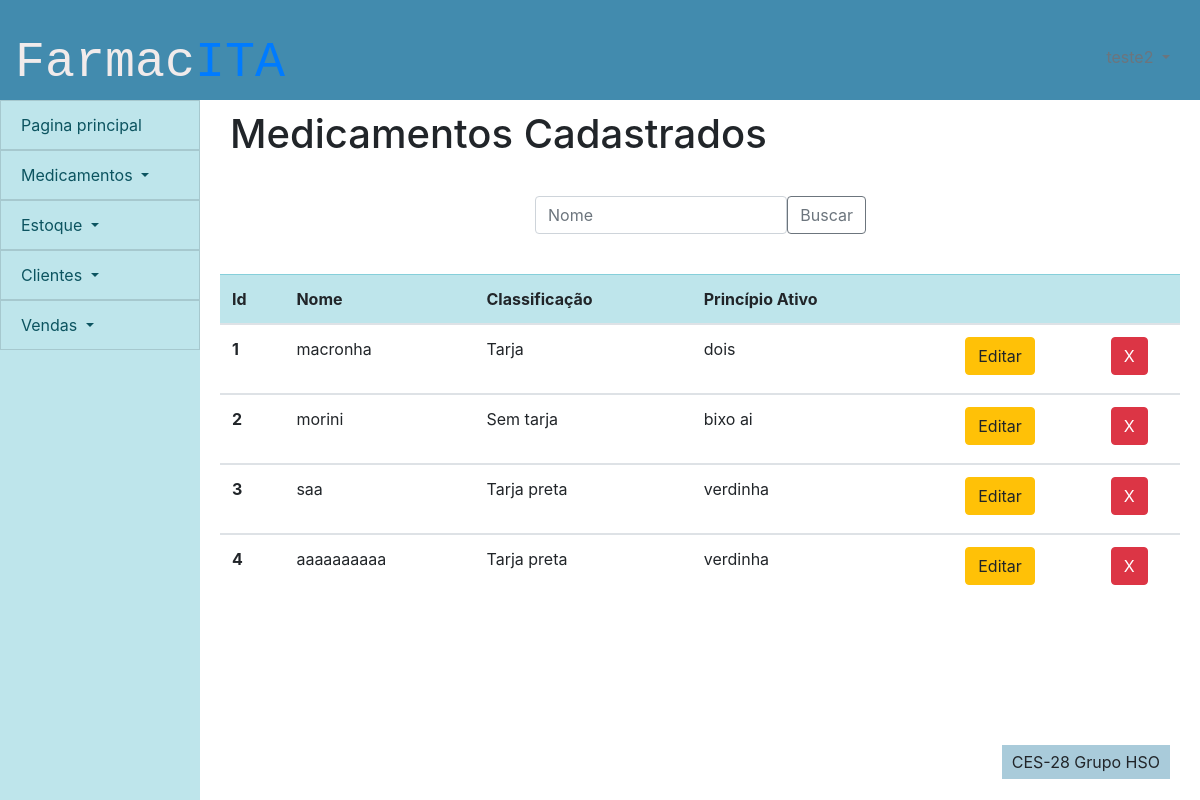
Screenshot of /cadastro_medicamentos/editar_medicamento (signed in) with the database file from the repository.
### cadastro_medicamentos/models.py (models this page shows, shortened)
class medicamento(models.Model):
    id_medicamento = models.AutoField(primary_key=True)
    nome_medicamento = models.CharField(max_length=100)
    classificacao = models.CharField(max_length=100, default='Sem tarja')
    principio_ativo = models.CharField(max_length=100)
    excluido = models.BooleanField(default=False)

### cadastro_medicamentos/views.py (the view, shortened to what this page needs)
# urls.py: path('editar_medicamento',views.editar_medicamento, name = 'editar_medicamento'),
def editar_medicamento(request):
    sucesso=False
    cargo = funcionario.objects.get(user=request.user).cargo
    lista = medicamento.objects.all()
    editar = False
    busca = request.GET.get('buscamedic')
    if busca:
        editar = False
        lista = medicamento.objects.filter(nome_medicamento__icontains = busca)
    delete = request.GET.get('delete')
    if delete:
        teste = medicamento.objects.filter(id_medicamento = delete)
        teste.update(excluido = True)
    editando = request.GET.get('edit')
    if editando:
        editar = True
        lista = medicamento.objects.filter(id_medicamento = editando)
    principiosativos = principio_ativo.objects.all()
    droga_list = list()
    for i in principiosativos:
        droga_list.append(i.nome_principio_ativo)
    return render(request,'medicamento/editar_medicamento.html',
    {'lista':lista,
    'editar':editar,
    "droga":droga_list,
    "sucesso":sucesso,
    'cargo':cargo}
    )

### frontend/medicamento/editar_medicamento.html (shortened to what this page needs)
{% extends 'template/padrao.html' %}
{%block titulo-conteudo %}
Medicamentos Cadastrados
{% endblock %}
{% load static %}
{% block content %}
<div>
    <div class="row formulario">
        <div class="col-sm-12">
            <div>
                <form method="GET">
                    <div class="input-group-prepend">
                        <input type="text" class="form-control" placeholder="Nome" name="buscamedic" id="buscamedic">
                    <button class="btn btn-outline-secondary" type="submit" id="button-addon1">Buscar</button>
                    </div>
                    </form>
            </div>
        </div>
    </div>
    <div class="tabela">
        <table class="table table-hover">
            <thead class="table-info">
                <tr>
                    <th scope="col">Id</th>
                    <th scope="col">Nome</th>
                    <th scope="col">Classificação</th>
                    <th scope="col">Princípio Ativo</th>
                    <th></th>
                    <th></th>
                </tr>
            </thead>
            {% for i in lista %}
            {% if not i.excluido  %}
            <tbody>
                <tr class={{i.id_medicamento}}>
                    <th scope="row">{{i.id_medicamento}}</th>
                    <td class = "nome">{{i.nome_medicamento}}</td>
                    <td class = "classificacao">{{i.classificacao}}</td>
                    <td class = "principio">{{i.principio_ativo}}</td>
                    <td>
                        <form class= "centro">
                            <button value = {{i.id_medicamento}} name = 'edit' class="btn btn-warning"  type = "submit" >Editar</button>
                        </form>
                    </td>
                    <td>
                        <form class= "centro">
                            <button  value = {{i.id_medicamento}} name = 'delete' class="btn btn-danger botao" type = "submit">X</button>
                        </form>
                    </td>
                </tr>
            </tbody>
            {% endif %}
            {% endfor %}
        </table>
    </div>
</div>
{% endblock %}

### static/_css/style.css (style rules this page uses)
:root { --bdazzled-blue: #3d5a80ff; --pale-cerulean: #98c1d9ff; --light-cyan: rgb(240, 254, 255); --burnt-sienna: #6BA368; --gunmetal: #515B3A; --header-height:100px; --menu-width:200px; --footer-height:100px; --form-width:400px; --table-width: 1000px; }
.formulario { width: var(--form-width); margin: 0 auto ; padding: 20px; }
.tabela { width: var(--table-width); padding: 20px; margin: 0 auto; }
body { display: grid; grid-template-columns: var(--menu-width) 1fr; grid-template-rows: var(--header-height) 1fr var(--footer-height); grid-template-areas: " cabeca cabeca" " links conteudo" " links rodape" ; height: 100vh; }

### frontend/medicamento/editar_medicamento.html (style rules this page uses)
.centro { text-align: center; }
.botao { margin-bottom:6px; }

### rows the page displays
medicamento: id_medicamento "1", nome_medicamento "macronha", classificacao "Tarja", principio_ativo "dois"
medicamento: id_medicamento "2", nome_medicamento "morini", classificacao "Sem tarja", principio_ativo "bixo ai"
medicamento: id_medicamento "3", nome_medicamento "saa", classificacao "Tarja preta", principio_ativo "verdinha"
medicamento: id_medicamento "4", nome_medicamento "aaaaaaaaaa", classificacao "Tarja preta", principio_ativo "verdinha"
